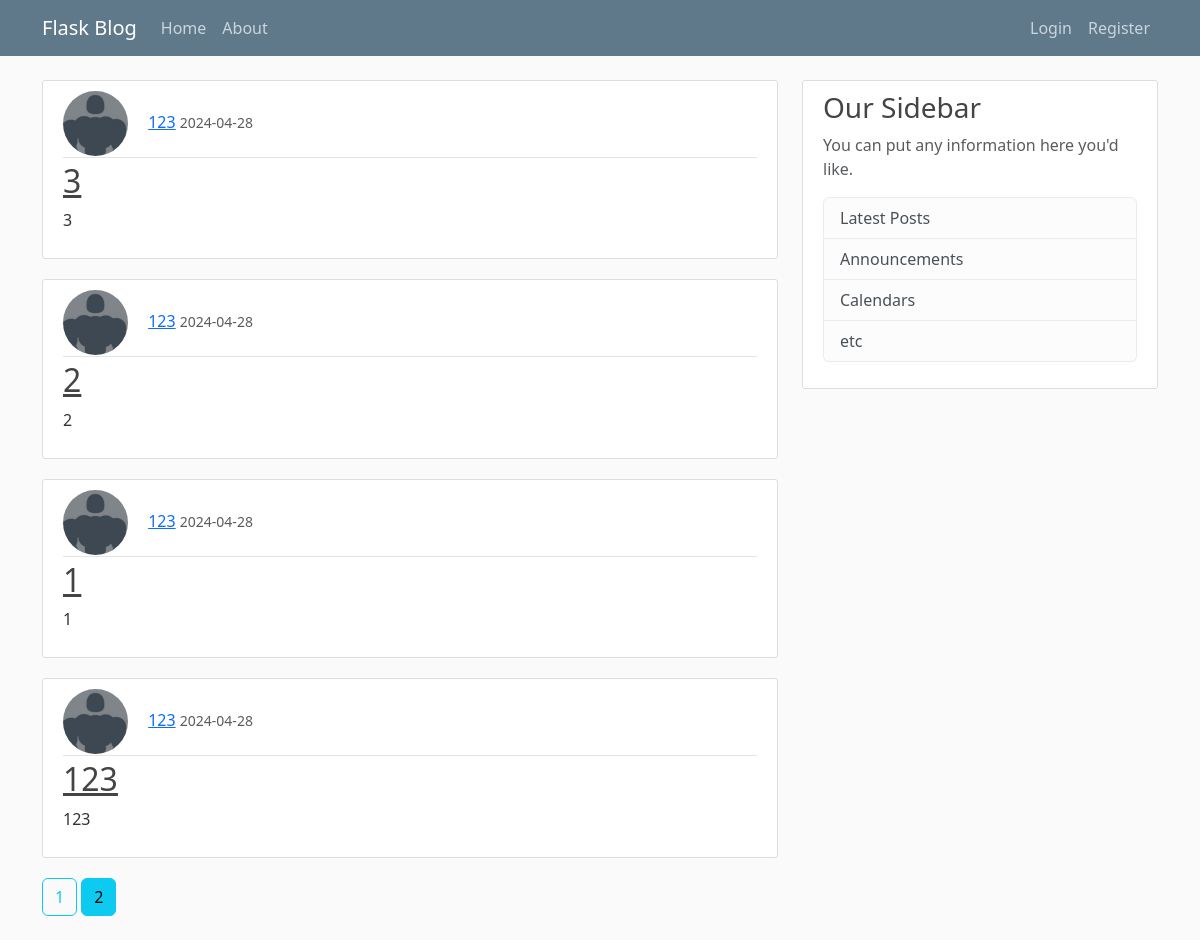
The page /home?page=2 on the database as committed earlier.
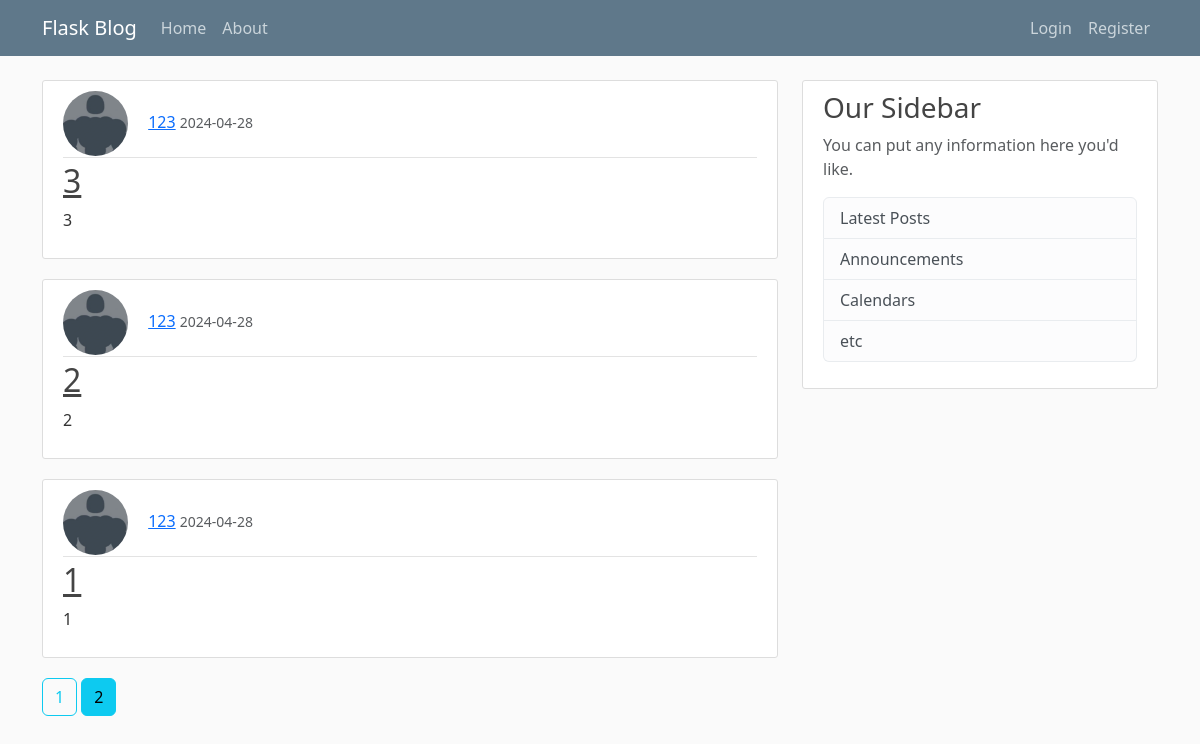
The same page on the database as committed later.
### flaskblog/models.py (models this page shows, shortened)
class Post(db.Model):
    id = db.Column(db.Integer, primary_key=True)
    title = db.Column(db.String(100), nullable=False)
    date_posted = db.Column(db.DateTime, nullable=False, default=datetime.now)
    content = db.Column(db.Text, nullable=False)
    user_id = db.Column(db.Integer, db.ForeignKey('user.id'), nullable=False)

class User(db.Model,UserMixin):
    id = db.Column(db.Integer, primary_key = True)
    username = db.Column(db.String(20), unique = True, nullable = False)
    email = db.Column(db.String(120), unique = True, nullable = False)
    password = db.Column(db.String(60), nullable = False)
    posts = db.relationship('Post', backref = 'author', lazy = True)
    image_file = db.Column(db.String(20), nullable=False, default='default.png')

### flaskblog/main/routes.py (the view)
@main.route('/')
@main.route('/home')
def home():
    page = request.args.get('page',1,type=int)
    posts = Post.query.order_by(Post.date_posted.desc()).paginate(page=page, per_page=5)
    return render_template('home.html',page = page,posts=posts)

### flaskblog/templates/home.html
{% extends "layout.html" %}
{% block content %}
    {% for post in posts.items %}
        <article class="media content-section">
          <div class="media-body">
            <div class="article-metadata">
              <img class="rounded-circle article-img" src="{{ url_for('static', filename='profile_pics/' + post.author.image_file) }}">
              <a class="mr-2" href="{{ url_for('users.user_posts', username=post.author.username) }}">{{ post.author.username }}</a>
              <small class="text-muted">{{ post.date_posted.strftime('%Y-%m-%d') }}</small>
            </div>
            <h2><a class="article-title" href="{{ url_for('posts.post', post_id=post.id) }}">{{ post.title }}</a></h2>
            <p class="article-content">{{ post.content }}</p>
          </div>
        </article>
    {% endfor %}
    {% for page_num in posts.iter_pages(left_edge=1, right_edge=1, left_current=1, right_current=2) %}
      {% if page_num %}
        {% if posts.page == page_num %}
          <a class="btn btn-info mb-4" href="{{ url_for('main.home', page=page_num) }}">{{ page_num }}</a>
        {% else %}
          <a class="btn btn-outline-info mb-4" href="{{ url_for('main.home', page=page_num) }}">{{ page_num }}</a>
        {% endif %}
      {% else %}
        ...
      {% endif %}
    {% endfor %}
{% endblock content %}

### flaskblog/templates/layout.html (shortened to what this page needs)
<!doctype html>
<html lang="en">
  <head>
    <link href="https://cdn.jsdelivr.net/npm/bootstrap@5.3.3/dist/css/bootstrap.min.css" rel="stylesheet">
    <link rel="stylesheet" type="text/css" href="{{url_for('static', filename = 'main.css')}}">
</head>
  <body>
    <header class="site-header">
        <nav class="navbar navbar-expand-md navbar-dark bg-steel fixed-top">
          <div class="container">
            <a class="navbar-brand mr-4" href="/">Flask Blog</a>
            <div class="collapse navbar-collapse" id="navbarToggle">
              <div class="navbar-nav left mr-auto">
                <a class="nav-item nav-link" href="{{url_for('main.home')}}">Home</a>
                <a class="nav-item nav-link" href="{{url_for('main.about')}}">About</a>
              </div>
              <div class="right navbar-nav right ms-auto">
              {% if current_user.is_authenticated %}
                <a class="nav-item nav-link " href="{{url_for('posts.new_post')}}">New Post</a>
                <a class="nav-item nav-link " href="{{url_for('users.account')}}">Account</a>
                <a class="nav-item nav-link " href="{{url_for('users.logout')}}">Logout</a>
              {% else %}
                <a class="nav-item nav-link " href="{{url_for('users.login')}}">Login</a>
                <a class="nav-item nav-link " href="{{url_for('users.register')}}">Register</a>
              {%endif%}
              </div>
            </div>
          </div>
        </nav>
      </header>
    <main role="main" class="container">
        <div class="row">
          <div class="col-md-8">
            {% block content %} {% endblock %}
          </div>
          <div class="col-md-4">
            <div class="content-section">
              <h3>Our Sidebar</h3>
              <p class='text-muted'>You can put any information here you'd like.
                <ul class="list-group">
                  <li class="list-group-item list-group-item-light">Latest Posts</li>
                  <li class="list-group-item list-group-item-light">Announcements</li>
                  <li class="list-group-item list-group-item-light">Calendars</li>
                  <li class="list-group-item list-group-item-light">etc</li>
                </ul>
              </p>
            </div>
          </div>
        </div>
      </main>
  </body>
</html>

### flaskblog/static/main.css (style rules this page uses)
body { background: #fafafa; color: #333333; margin-top: 5rem; }
h1, h2, h3, h4, h5, h6 { color: #444444; }
.bg-steel { background-color: #5f788a; }
.site-header .navbar-nav .nav-link { color: #cbd5db; }
.content-section { background: #ffffff; padding: 10px 20px; border: 1px solid #dddddd; border-radius: 3px; margin-bottom: 20px; }
.article-title { color: #444444; }
.article-content { white-space: pre-line; }
.article-img { height: 65px; width: 65px; margin-right: 16px; }
.article-metadata { padding-bottom: 1px; margin-bottom: 4px; border-bottom: 1px solid #e3e3e3 }

Rows that differ between the two databases and show on the page:
removed Post: image_file (placeholder picture), author.username "123", date_posted "2024-04-28", title "123", content "123"
